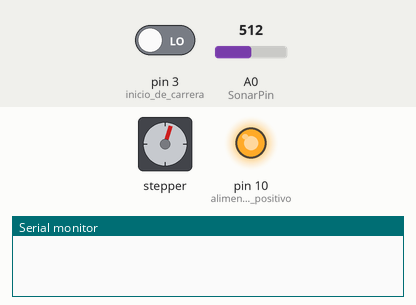
This sketch was run on a simulated Arduino Uno, built with avr-gcc and run on an emulated ATmega328P. Shown: stepper motor, output pins drawn as LEDs (lit = HIGH), the last lines printed to the serial monitor. The inputs (shaded band) are chosen by the test bench; at power-on: pin 3 (inicio_de_carrera) LOW, A0 (SonarPin) = 512. Stepper angles assume 200 steps per turn.

Above: at 1.4 s.
1.5 s: pin 3 (inicio_de_carrera) driven HIGH
At 2.5 s:
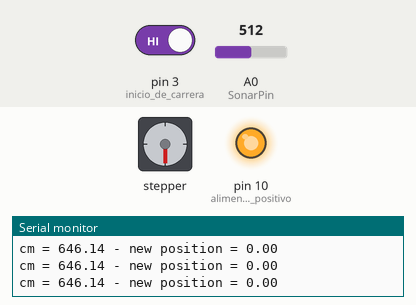
3.2 s: A0 (SonarPin) set to 21
6.2 s: A0 (SonarPin) set to 17
At 8.2 s:
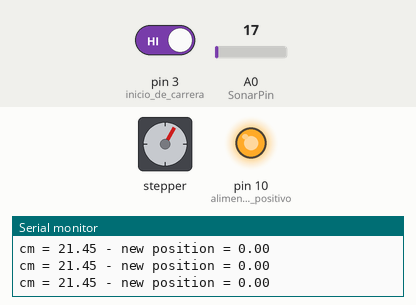
8.5 s: A0 (SonarPin) set to 0
At 9.7 s:
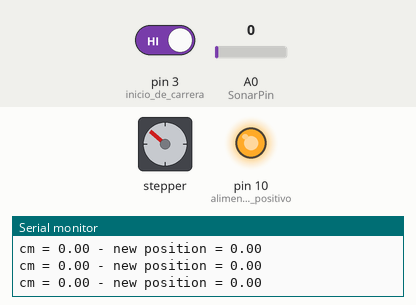
Timing chart, 0 to 11.3 s (numbered marks = the images above; inputs shaded):
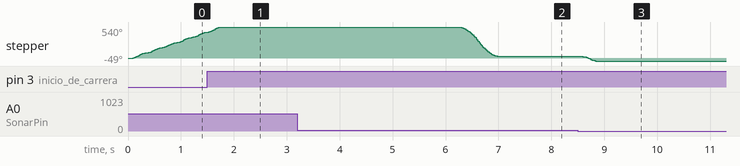

The sketch:

sonar_stepper_01.ino
```cpp
#include <AccelStepper.h>
#include <MultiStepper.h>

AccelStepper stepper(2, 9, 8);   // EN+, CLK+, CW+, LIB ACCEL
//Variables
float cm = 0.00;                          //conversión valor de lectura
float pcm = cm;                           //cm previo = cm actual
int SonarPin = A0;                        //pin de lectura
int sensorValue;                          //valor de lectura
float newPos;                             //valor de escritura
int pasos;
int u = 13;                               //valor aprox. mínimo de lectura

void setup() {
  pinMode(SonarPin, INPUT);
  Serial.begin(9600);
  // Stepper config
  stepper.setMaxSpeed(5000.0);
  stepper.setSpeed(1000.0);
  stepper.setAcceleration(2000.0);
  pinMode(10, OUTPUT);                  //alimentación positivo
  pinMode(3, INPUT);                    //inicio de carrera
  pinMode(4, INPUT);                    //fin de carrera
  digitalWrite(10, HIGH);           //devolución al inicio hasta que presiona el botón de inicio de carrea
  for (long i = 0; i < 5000; i++) {
    stepper.runToNewPosition(i * 50);
    if (digitalRead(3) == HIGH) {
      break;
    }
  }
}

void loop() {
  readSonar();

  if (abs(cm - pcm < 10)) {               //calcula delta entre lectura actual y lectura anterior
    gotoPosition(cm);                     //si es menor a 10, va a la posición leída
  }
  if (digitalRead(3) == HIGH) {
    cm = u;
  }
}


void readSonar() {
  pcm = cm;
  sensorValue = analogRead(SonarPin);     //lee el valor de entrada del sensor
  delay(50);
  // Inch = (sensorValue * 0.497);           //calculo en pulgadas
  //cm = Inch * 2.54;                       //calculo en cms
  cm = (sensorValue * 1.262);
  Serial.print("cm = ");
  Serial.print(cm);
  Serial.print(" - new position = ");
  Serial.println(newPos);
}

void gotoPosition(float target) {
  float newPos = map(target, u, 200, 0, 400); //400 pasos = 90°
  stepper.runToNewPosition(newPos);
}
```

Measured:
- the behaviour switches between 19 and 18 on A0 (SonarPin) (found by bisection; images 1 and 2)
- after the input at 1.5 s, stepper: goes on until 1.8 s, then stays 540°
- after the input at 6.2 s, stepper: turns 510° counter-clockwise in 0.76 s, starting after 0.05 s
- after the input at 8.5 s, stepper: turns 79° counter-clockwise in 0.24 s, starting after 0.10 s
